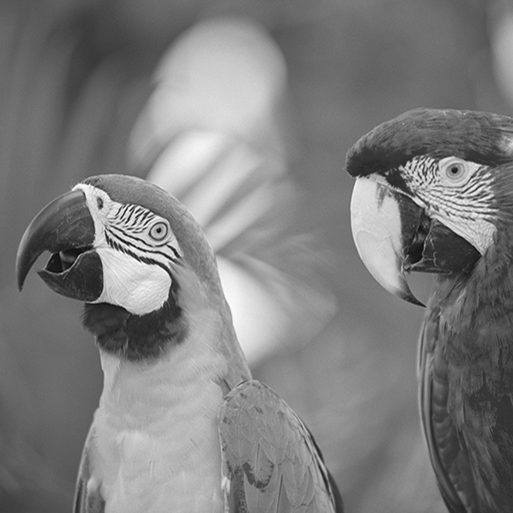
#> input picture birds_gray.png, 513 x 513 px
$ python deconv.py
#> lines starting #> are read from the running program, lines starting #| are printed output that depends on the picture
import cv2
import numpy as np
import cvxpy as cp
import math
import sys

def psnr(img1, img2):
    mse = np.mean((img1-img2)**2)
    if mse == 0:
        return 100
    MAX = 255.0
    return 10*math.log10(MAX*MAX/mse)

def kernel2matrixA(kernel, height, width):
    N = height * width
    k_size = kernel.shape[0]
    c = math.floor(k_size/2)

    A = np.zeros((N, N))
    for col in range(height):
        for row in range(width):
            tmp = np.zeros((height, width))
            for j in range(-c, c+1):
                for i in range(-c, c+1):
                    y = cv2.borderInterpolate(col+j, height, cv2.BORDER_REPLICATE)
                    x = cv2.borderInterpolate(row+i, width, cv2.BORDER_REPLICATE)
                    tmp[y, x] += kernel[j+c, i+c]
            A[col*width+row] = np.reshape(tmp, N)
    return A

def main():
    img_src = cv2.imread("birds_gray.png", 0)
#> img_src is the input picture: shape (513, 513); min 6, max 254, mean 125.5
    img_src = cv2.resize(img_src, None, fx=0.2, fy=0.2)
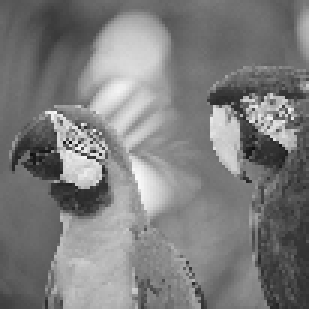
#> img_src: shape (103, 103) (shown 3 times larger); min 12, max 249, mean 125.2
    height, width = img_src.shape
#> height = 103; width = 103
    N = height*width
#> N = 10609

    #5*5 Gaussian filter
    kernel = np.array([[0.00854167, 0.02230825, 0.03072131, 0.02230825, 0.00854167],
                       [0.02230825, 0.05826239, 0.08023475, 0.05826239, 0.02230825],
                       [0.03072131, 0.08023475, 0.11049350, 0.08023475, 0.03072131],
                       [0.00854167, 0.02230825, 0.03072131, 0.02230825, 0.00854167],
                       [0.02230825, 0.05826239, 0.08023475, 0.05826239, 0.02230825]])

    A = kernel2matrixA(kernel, height, width)
#> after the loop in kernel2matrixA, `for col in range(height):`:
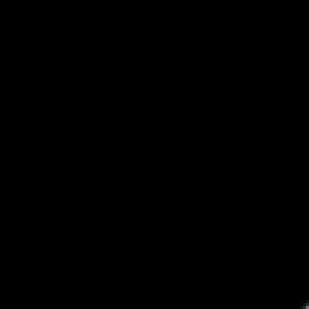
#> tmp: shape (103, 103) float64 (shown 3 times larger); min 0, max 0.444, mean 9.43e-05

    x_src = np.reshape(img_src, N)
#> x_src = 10609 values, max 249 at index 3829, min 12 at index 4864, mean 125.2
    sigma = 5
    n = np.random.normal(0, sigma, N)
    #b = Ax + n
    b = np.clip(np.dot(A, x_src) + n, 0, 255)
#> b = 10609 values, max 245.7 at index 3230, min 37.58 at index 5165, mean 125.2
    img_blur_f = np.reshape(b, (height, width))
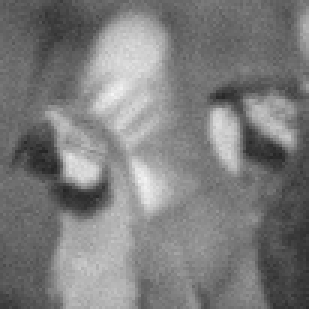
#> img_blur_f: shape (103, 103) float64 (shown 3 times larger); min 37.58, max 245.7, mean 125.2
    img_blur = img_blur_f.astype(np.uint8)

    print("image size", height, width)
#| image size 103 103
    print("sigma", sigma)

    print("sparse optimisation")
    Lambda = 0.5
    print("lambda", Lambda)

    x = cp.Variable(N)
    obj = cp.Minimize(cp.sum_squares(b-A*x)/2 + Lambda*cp.tv(cp.reshape(x,(height,width))))
    constraints = [0<=x, x<=255]
    prob = cp.Problem(obj, constraints)
    prob.solve()

    img_dst = np.reshape(np.clip(x.value, 0, 255), (height, width)).astype(np.uint8)

    print("blur PSNR", psnr(img_src, img_blur_f), "[dB]")
    print("dst PSNR", psnr(img_src, img_dst), "[dB]")

    cv2.imshow("src", img_src)
    cv2.imshow("blur", img_blur)
    cv2.imshow("dst", img_dst)
    cv2.imwrite("result/src.png", img_src)
    cv2.imwrite("result/blur.png", img_blur)
    cv2.imwrite("result/deblur.png", img_dst)
    cv2.waitKey(0)

if __name__=='__main__':
    sys.exit(main())
#> (the call stopped at in main, `x = cp.Variable(N)`: cvxpy is not available in this run)
